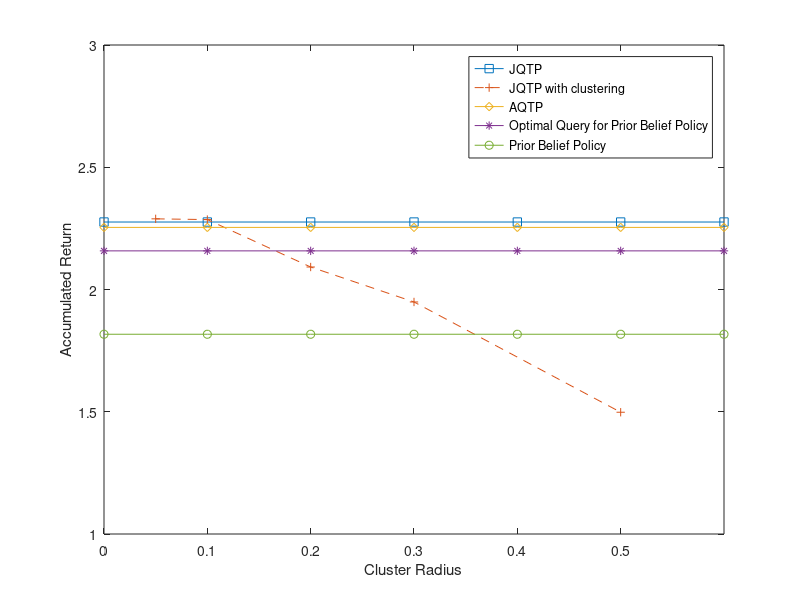

The MATLAB source for this figure:
function main()
  clear all; close all;
  t = 0:0.1:0.6;

  plot(t, 2.276 * ones(1,7), '-square');
  hold on;
  plot([0.05, 0.1, 0.2, 0.3, 0.5], [2.289, 2.286, 2.092, 1.949, 1.498],'--+');
  plot(t, 2.254 * ones(1,7), '-d');
  plot(t, 2.158 * ones(1,7), '-*');
  plot(t, 1.817 * ones(1,7), '-o');

  axis([0, 0.6, 1, 3]);
  legend('JQTP', 'JQTP with clustering','AQTP','Optimal Query for Prior Belief Policy', 'Prior Belief Policy')
  xlabel('Cluster Radius');
  ylabel('Accumulated Return');
end
